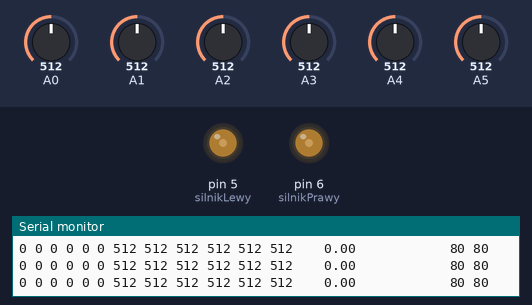
A sketch run on a simulated Arduino Uno, built with avr-gcc and run on an emulated ATmega328P. Parts: output pins drawn as LEDs (lit = HIGH), the last lines printed to the serial monitor. The inputs (shaded band) are chosen by the test bench; at power-on: A0 = 512, A1 = 512, A2 = 512, A3 = 512, A4 = 512, A5 = 512.

Above: at 1.2 s.
1.3 s: A0 set to 104
4.3 s: A0 set to 90
5.8 s: A1 set to 583
8.8 s: A1 set to 610
At 10.1 s:
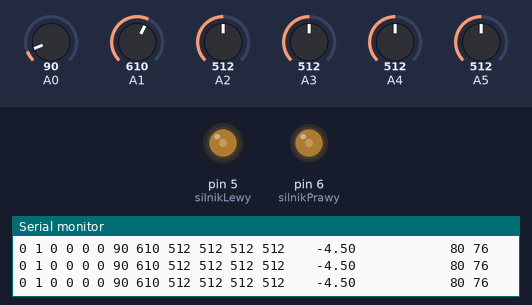
11.8 s: A1 set to 306
At 12.3 s:
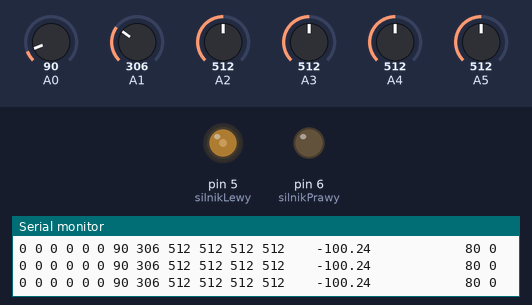
13.3 s: A2 set to 591
16.3 s: A2 set to 611
At 17.7 s:
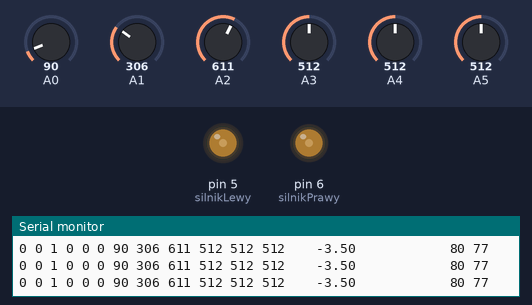
Timing chart, 0 to 19.3 s (numbered marks = the images above; inputs shaded):
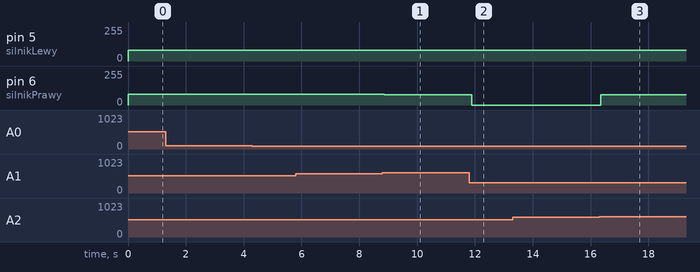

The sketch:

linefollower.ino
```cpp
const int silnikLewy = 5;
const int silnikPrawy = 6;
const int silnikMax = 80;
int wartoscProgowa = 600;


float ostatniaDeltaU =0;
float uchyb = 0;
float ostatniUchyb = 0;
/*const float Tl = 0;
const float Td = Tl/100;
const float Ts = 100; */
const float kp = 2;
const float kd = 0.05;
const float MAXwychylenie =2.75;
const float OdlegloscMiedzyCzujnikami = 0.5;


void setup() {
  Serial.begin(9600);
  pinMode(silnikLewy, OUTPUT); //
  pinMode(silnikPrawy, OUTPUT); //

}

void loop() {
  int czujnik1 = analogRead(A0);
  int czujnik2 = analogRead(A1);
  int czujnik3 = analogRead(A2);
  int czujnik4 = analogRead(A3);
  int czujnik5 = analogRead(A4);
  int czujnik6 = analogRead(A5);

  bool WykrytoCzarny1 = 0;
  bool WykrytoCzarny2 = 0;
  bool WykrytoCzarny3 = 0;
  bool WykrytoCzarny4 = 0;
  bool WykrytoCzarny5 = 0;
  bool WykrytoCzarny6 = 0;

  if(czujnik1 > wartoscProgowa)
  WykrytoCzarny1 = 1;
  if(czujnik2 > wartoscProgowa)
   WykrytoCzarny2 = 1;
  if(czujnik3  > wartoscProgowa)
   WykrytoCzarny3 = 1;
  if(czujnik4 > wartoscProgowa)
   WykrytoCzarny4 = 1;
  if(czujnik5 > wartoscProgowa)
   WykrytoCzarny5 = 1;
  if(czujnik6 > wartoscProgowa)
  WykrytoCzarny6 = 1;

 Serial.print(WykrytoCzarny1);
 Serial.print(" ");
 Serial.print(WykrytoCzarny2);
 Serial.print(" ");
 Serial.print(WykrytoCzarny3);
 Serial.print(" ");
 Serial.print(WykrytoCzarny4);
 Serial.print(" ");
 Serial.print(WykrytoCzarny5);
 Serial.print(" ");
 Serial.print(WykrytoCzarny6);
 Serial.print(" ");

 Serial.print(czujnik1);
 Serial.print(" ");
 Serial.print(czujnik2);
 Serial.print(" ");
 Serial.print(czujnik3);
 Serial.print(" ");
 Serial.print(czujnik4);
 Serial.print(" ");
 Serial.print(czujnik5);
 Serial.print(" ");
 Serial.print(czujnik6);
 Serial.print(" ");

bool WynikiCzujnikow[6] = {WykrytoCzarny1,WykrytoCzarny2,WykrytoCzarny3,WykrytoCzarny4,WykrytoCzarny5,WykrytoCzarny6};

if(WynikiCzujnikow[0] == 1)
{
  if(WynikiCzujnikow[1] == 1)
  {
    if(WynikiCzujnikow[2] ==1)
    {
      if(WynikiCzujnikow[3]==1)
      {
        if(WynikiCzujnikow[4]==1)
        {
          if(WynikiCzujnikow[5]==1)
          {
             uchyb = 0;
     ostatniUchyb = uchyb;
          }
          else
          {
            uchyb = -MAXwychylenie;
     ostatniUchyb = uchyb;
          }
        }
        else
        {
          if(WynikiCzujnikow[5] == 1)
          {
            BLADczujnika(uchyb,ostatniUchyb);
          }
          else
          {
             uchyb = -MAXwychylenie;
     ostatniUchyb = uchyb;
          }
        }
      }
      else
      {
        if(WynikiCzujnikow[4]== 0 & WynikiCzujnikow[5]==0)
        {
          uchyb = -MAXwychylenie;
     ostatniUchyb = uchyb;
        }
     else
     {
      BLADczujnika(uchyb,ostatniUchyb);
     }
        }
      }
    else
    {
      if(WynikiCzujnikow[3] == 0 & WynikiCzujnikow[4]== 0 & WynikiCzujnikow[5]==0)
      {
         uchyb = -MAXwychylenie;
     ostatniUchyb = uchyb;
      }
      else
      {
        BLADczujnika(uchyb,ostatniUchyb);
      }
    }
  }
  else
  {
     if(WynikiCzujnikow[2] == 0 & WynikiCzujnikow[3] == 0 & WynikiCzujnikow[4]== 0 & WynikiCzujnikow[5]==0)
      {
         uchyb = -MAXwychylenie;
     ostatniUchyb = uchyb;
      }
      else
      {
        BLADczujnika(uchyb,ostatniUchyb);
      }
  }
}
else
{
  if(WynikiCzujnikow[1]== 1)
  {
    if(WynikiCzujnikow[2]==1)
    {
      if(WynikiCzujnikow[3]==1)
      {
        if(WynikiCzujnikow[4]==1)
        {
          if(WynikiCzujnikow[5] ==1)
          {
             uchyb = MAXwychylenie;
     ostatniUchyb = uchyb;
          }
          else
          {
            uchyb = 0;
     ostatniUchyb = uchyb;
          }
        }
        else
        {
          if(WynikiCzujnikow[5]==0)
          {
            uchyb = -MAXwychylenie+OdlegloscMiedzyCzujnikami;
     ostatniUchyb = uchyb;
          }
          else
          {
      BLADczujnika(uchyb,ostatniUchyb);
          }
        }
      }
      else
      {
        if(WynikiCzujnikow[4] == 0 & WynikiCzujnikow[5]==0)
        {
          uchyb = -MAXwychylenie+OdlegloscMiedzyCzujnikami;
     ostatniUchyb = uchyb;
        }
        else
        {
          BLADczujnika(uchyb,ostatniUchyb);
        }
      }
    }
    else
    {
      if(WynikiCzujnikow[3] == 0 & WynikiCzujnikow[4] == 0 & WynikiCzujnikow[5]==0)
      {
        uchyb = -MAXwychylenie+OdlegloscMiedzyCzujnikami;
       ostatniUchyb = uchyb;
      }
    }
  }
  else
  {
    if(WynikiCzujnikow[2]==1)
    {
      if(WynikiCzujnikow[3]==1)
      {
        if(WynikiCzujnikow[4]==1)
        {
          if(WynikiCzujnikow[5]==1)
          {
            uchyb = MAXwychylenie;
     ostatniUchyb = uchyb;
          }
          else
          {
             uchyb = MAXwychylenie -OdlegloscMiedzyCzujnikami;
     ostatniUchyb = uchyb;
          }
        }
        else
        {
          if(WynikiCzujnikow[5]==0 )
          {
            uchyb = 0;
            ostatniUchyb = uchyb;
          }
          else
          {
             BLADczujnika(uchyb,ostatniUchyb);
          }
        }
      }
      else
      {
        if(WynikiCzujnikow[4]==0 & WynikiCzujnikow[5]==0)
        {
          uchyb = -MAXwychylenie +2*OdlegloscMiedzyCzujnikami;
     ostatniUchyb = uchyb;
        }
        else
        {
          BLADczujnika(uchyb,ostatniUchyb);
        }
      }
    }
    else
    {
      if(WynikiCzujnikow[3] ==1 )
      {
        if(WynikiCzujnikow[4] ==1)
        {
          if(WynikiCzujnikow[5]==1)
          {
             uchyb = MAXwychylenie;
     ostatniUchyb = uchyb;
          }
          else
          {
            uchyb =  MAXwychylenie -OdlegloscMiedzyCzujnikami;
     ostatniUchyb = uchyb;
          }
        }
        else
        {
          if(WynikiCzujnikow[5]==0)
          {
            uchyb = MAXwychylenie -2*OdlegloscMiedzyCzujnikami;
     ostatniUchyb = uchyb;
          }
          else
          {
            BLADczujnika(uchyb,ostatniUchyb);
          }
        }
      }
      else
      {
        if(WynikiCzujnikow[4]==1)
        {
          if(WynikiCzujnikow[5]==1)
          {
            uchyb = MAXwychylenie;
     ostatniUchyb = uchyb;
          }
          else
          {
            uchyb = MAXwychylenie-OdlegloscMiedzyCzujnikami;
     ostatniUchyb = uchyb ;
          }
        }
        else
        {
          if(WynikiCzujnikow[5]==1)
          {
            uchyb = MAXwychylenie;
     ostatniUchyb = uchyb ;
          }
          else
          {
            if(ostatniUchyb >0)
            {
                uchyb = 100/kp;
           }
            if(ostatniUchyb < 0)
           {
                uchyb = -100/kp;
          }
        }
        }
      }
    }
  }
}

 NadaniePWMsilnikom(uchyb,ostatniUchyb);

}

float BLADczujnika(float uchyb, float ostatniUchyb)
{
  uchyb = ostatniUchyb;
  return uchyb;
}


void NadaniePWMsilnikom(float uchyb, float ostatniUchyb) {

 float deltaU =  kp*uchyb +kd/10*(uchyb - ostatniUchyb);//1/(Tl+Ts)*(Tl*ostatniaDeltaU +(kp*Tl+kd)*(uchyb-ostatniUchyb)+kp*Ts*uchyb);
  //ostatniaDeltaU = deltaU;

  int Vprawy = 0;
  int Vlewy = 0;


  if(deltaU > 0)
  {
   Vprawy = silnikMax;
   Vlewy = (100 - deltaU) * silnikMax / 100;


  }
  else if(deltaU < 0)
  {
    Vlewy = silnikMax;
    Vprawy = (100 + deltaU) * silnikMax / 100;

  }
  else if(deltaU == 0)
  {
    //ogien pizda
    Vlewy = silnikMax;
    Vprawy = silnikMax;

  }


 analogWrite(silnikLewy, Vlewy);
 analogWrite(silnikPrawy, Vprawy);

 delay(10);

 Serial.print("   ");
Serial.print(deltaU);
Serial.print("            ");

 Serial.print(Vlewy);
 Serial.print(" ");
 Serial.println(Vprawy);


}
```

Measured:
- the behaviour switches between 600 and 601 on A2 (found by bisection; images 2 and 3)
- after the input at 8.8 s, pin 6 (silnikPrawy): 80/255 → 76/255 after 0.06 s
- after the input at 11.8 s, pin 6 (silnikPrawy): 76/255 → 0/255 after 0.09 s
- after the input at 16.3 s, pin 6 (silnikPrawy): 0/255 → 77/255 at once
